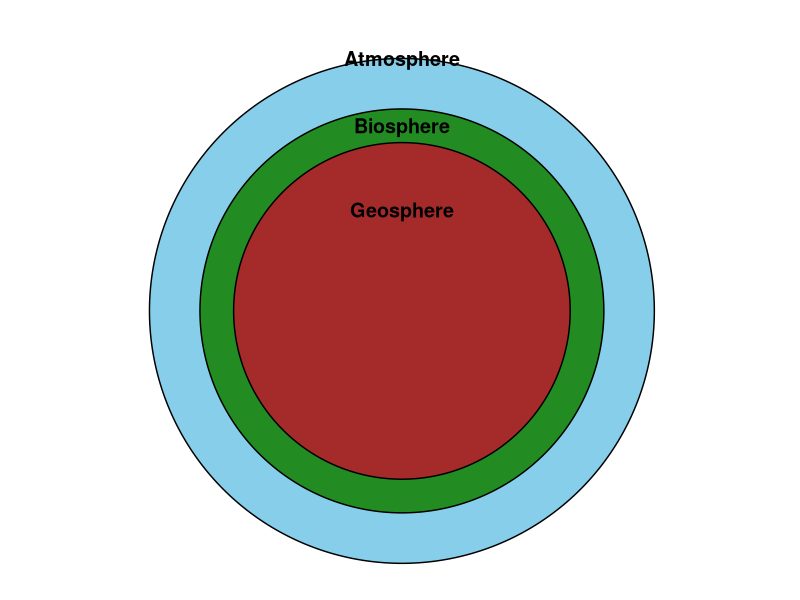
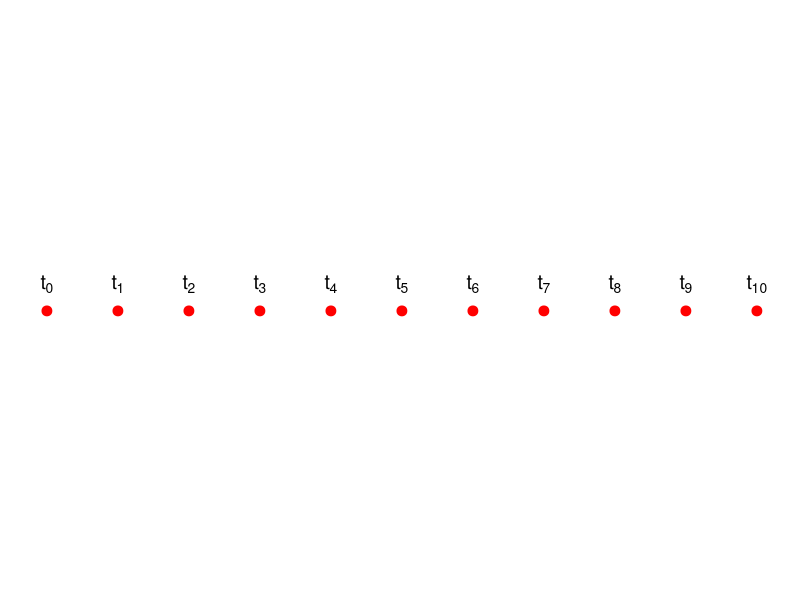
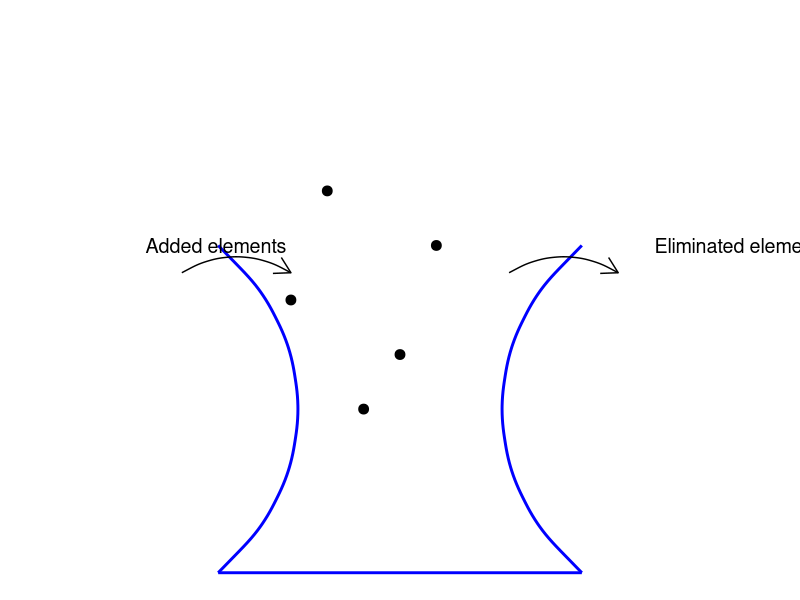
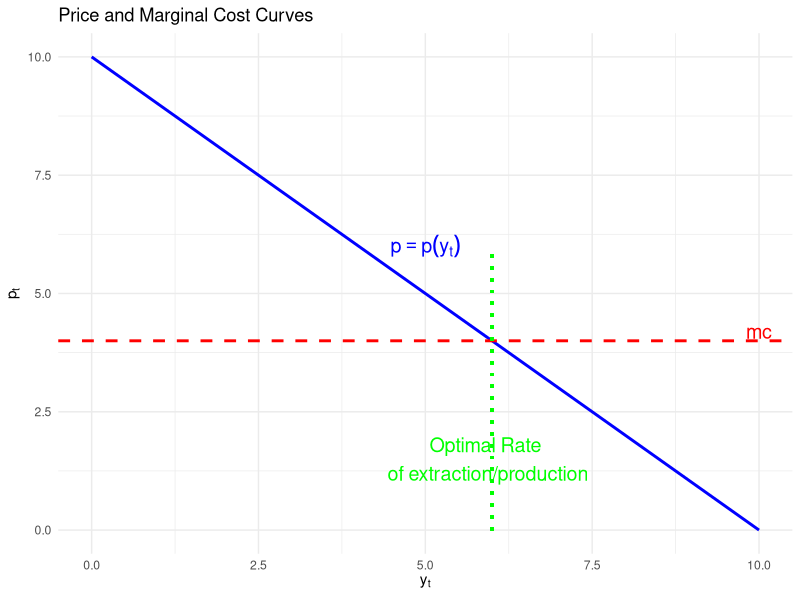
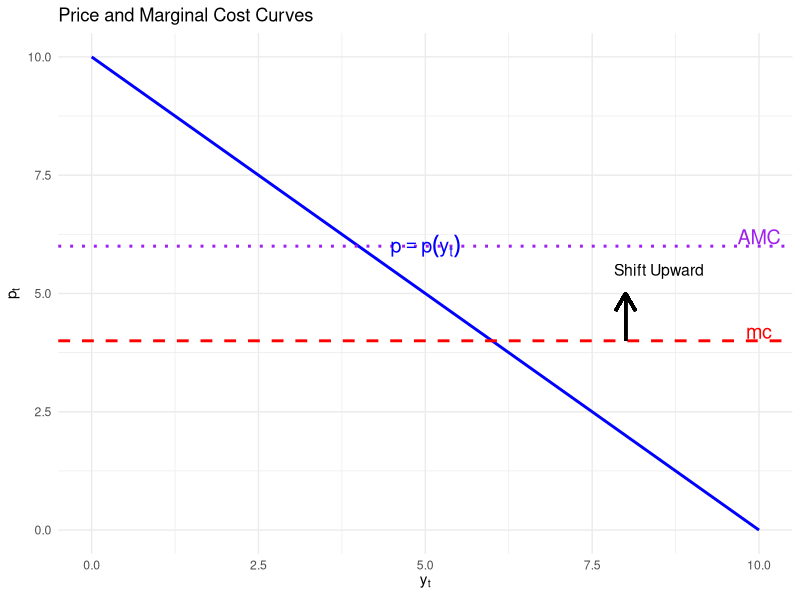

Here is the R script that generated these plots, in order: (Note: this script raises an error after producing the figures.)
## ---- chunk 1
#| message: false
#| warning: false
#| echo: false
# Load required libraries
library(ggforce)
library(ggplot2)

# Create a data frame to represent the three layers
earth_layers <- data.frame(
  layer = c("Atmosphere", "Biosphere", "Geosphere"),
  radius = c(1.5, 1.2, 1) # Radius for each layer
)

# Add label positions (top, left, right)
earth_layers$label_x <- c(0, 0, 0)  # X-coordinates for labels
earth_layers$label_y <- c(1.5, 1.1, 0.6)     # Y-coordinates for labels

# Create the plot
ggplot() +
  # Draw each layer as a circle
  geom_circle(data = earth_layers, aes(x0 = 0, y0 = 0, r = radius, fill = layer), color = "black", size = 0.5) +
  # Set the coordinate system to fixed
  coord_fixed() +
  # Add labels on three sides
  geom_text(
    data = earth_layers,
    aes(x = label_x, y = label_y, label = layer),
    size = 5,
    fontface = "bold"
  ) +
  # Adjust the fill colors for each layer
  scale_fill_manual(
    values = c("Atmosphere" = "skyblue", "Biosphere" = "forestgreen", "Geosphere" = "brown")
  ) +
  # Add title and theme
  ggtitle("") +
  theme_minimal() +
  theme(
    axis.text = element_blank(),  # Remove axis text
    axis.title = element_blank(), # Remove axis titles
    axis.ticks = element_blank(), # Remove axis ticks
    panel.grid = element_blank(), # Remove grid
    legend.position = "none"      # Remove legend
  )


## ---- chunk 2
#| message: false
#| warning: false
#| echo: false
# Load required library
library(ggplot2)

# Create a data frame representing the time periods and their positions
time_periods <- data.frame(
  time = 0:10,                 # Time points from t_0 to t_10
  position = 0:10              # Corresponding positions on the line
)

# Add a column for labels using expressions
time_periods$label <- paste0("t[", time_periods$time, "]") # Create labels as text

# Create the plot
ggplot(time_periods, aes(x = position, y = 0)) +
  # Draw the line
  geom_segment(aes(xend = position, yend = 0), color = "black", size = 1) +
  # Add points at each segment
  geom_point(color = "red", size = 3) +
  # Add labels for each time period using parse = TRUE
  geom_text(aes(label = label), vjust = -1, size = 5, parse = TRUE) +
  # Customize the plot
  ggtitle("") +
  theme_minimal() +
  theme(
    axis.text.x = element_blank(),    # Remove x-axis text
    axis.ticks.x = element_blank(),  # Remove x-axis ticks
    axis.title.x = element_blank(),  # Remove x-axis title
    axis.text.y = element_blank(),   # Remove y-axis text
    axis.ticks.y = element_blank(),  # Remove y-axis ticks
    axis.title.y = element_blank(),  # Remove y-axis title
    panel.grid = element_blank()     # Remove gridlines
  )


## ---- chunk 3
#| message: false
#| warning: false
#| echo: false

# Load required libraries
library(ggplot2)
library(grid)

# Create a data frame for points inside the "U" set
points_inside <- data.frame(
  x = c(0.2, 0.3, 0.5, 0.6, 0.4),
  y = c(0.5, 0.7, 0.4, 0.6, 0.3)
)

# Create the plot
ggplot() +
  # Draw the U shape (combination of two arcs and a straight line)
  # Left side of the U
  geom_curve(aes(x = 0, y = 0.6, xend = 0, yend = 0), curvature = -0.5, color = "blue", size = 1) +
  # Bottom part of the U
  geom_segment(aes(x = 0, y = 0, xend = 1, yend = 0), color = "blue", size = 1) +
  # Right side of the U
  geom_curve(aes(x = 1, y = 0.6, xend = 1, yend = 0), curvature = 0.5, color = "blue", size = 1) +
  # Add points inside the set
  geom_point(data = points_inside, aes(x = x, y = y), color = "black", size = 3) +
  # Add "Added elements" label and arrow
  annotate("text", x = -0.2, y = 0.6, label = "Added elements", size = 5, hjust = 0) +
  annotate("curve", x = -0.1, y = 0.55, xend = 0.2, yend = 0.55, 
           curvature = -0.3, arrow = arrow(length = unit(0.03, "npc")), color = "black") +
  # Add "Eliminated element" label and arrow
  annotate("text", x = 1.2, y = 0.6, label = "Eliminated element", size = 5, hjust = 0) +
  annotate("curve", x = 0.8, y = 0.55, xend = 1.1, yend = 0.55, 
           curvature = -0.3, arrow = arrow(length = unit(0.03, "npc")), color = "black") +
  # Customize the plot
  xlim(-0.5, 1.5) +
  ylim(0, 1) +
  theme_void()


## ---- chunk 4
#| message: false
#| warning: false
#| echo: false
# Load necessary library
library(ggplot2)

# Create a data frame for the values
y_t <- seq(0, 10, by = 0.1)  # y_t values
p_t <- 10 - y_t              # Downward sloping price function (p = p(y_t))
mc <- rep(4, length(y_t))    # Horizontal MC curve at p = 4

# Combine into a data frame
data <- data.frame(y_t, p_t, mc)

# Calculate the intersection point
intersection_y <- 10 - 4  # where p_t = mc
intersection_x <- intersection_y  # since y_t = x when p = mc

# Create the plot
ggplot(data, aes(x = y_t)) +
  geom_line(aes(y = p_t), color = "blue", size = 1) + 
  geom_hline(aes(yintercept = 4), color = "red", linetype = "dashed", size = 1) +
  labs(title = "Price and Marginal Cost Curves",
       x = expression(y[t]),
       y = expression(p[t])) +
  annotate("text", x = 5, y = 6, label = expression(p == p(y[t])), color = "blue", size = 5) +
  annotate("text", x = 10, y = 4.2, label = "mc", color = "red", size = 5) +
  
  # Add vertical line from intersection to x-axis
  geom_segment(aes(x = intersection_x, xend = intersection_x, y = 0, yend = intersection_y), 
               color = "green", linetype="dotted", size=1) +
  
  # Label the point OP on the x-axis
  annotate("text", x = intersection_x - 0.1, y =  1.5, label = "Optimal Rate\n of extraction/production", color = "green", size=5) +

  theme_minimal() +
  xlim(0, 10) + ylim(0, 10)

## ---- chunk 5
#| message: false
#| warning: false
#| echo: false
# Load necessary library
library(ggplot2)

# Create a data frame for the values
y_t <- seq(0, 10, by = 0.1)  # y_t values
p_t <- 10 - y_t              # Downward sloping price function (p = p(y_t))
mc <- rep(4, length(y_t))    # Original MC curve at p = 4
amc <- rep(6, length(y_t))    # Augmented Marginal Curve at p = 6

# Combine into a data frame
data <- data.frame(y_t, p_t, mc, amc)

# Create the plot
ggplot(data, aes(x = y_t)) +
  geom_line(aes(y = p_t), color = "blue", size = 1) + 
  geom_hline(aes(yintercept = 4), color = "red", linetype = "dashed", size = 1) + 
  geom_hline(aes(yintercept = 6), color = "purple", linetype = "dotted", size = 1) + 
  labs(title = "Price and Marginal Cost Curves",
       x = expression(y[t]),
       y = expression(p[t])) +
  annotate("text", x = 5, y = 6, label = expression(p == p(y[t])), color = "blue", size = 5) +
  annotate("text", x = 10, y = 4.2, label = "mc", color = "red", size = 5) +
  
  # Label the AMC line
  annotate("text", x = 10, y = 6.2, label = "AMC", color = "purple", size = 5) +

  # Add an up arrow to indicate the shift of the MC curve
  geom_segment(aes(x = 8, xend = 8, y = 4, yend = 5), 
               arrow = arrow(length=unit(0.2,"inches")), 
               color="black", size=1) +
  
  # Label for the arrow indicating upward shift
  annotate("text", x = 8.5, y = 5.5, label="Shift Upward", color="black", size=4) +

  theme_minimal() +
  xlim(0, 10) + ylim(0, 10)

## ---- chunk 6
#| echo: false

knitr::include_graphics("images/fig_1.png")
